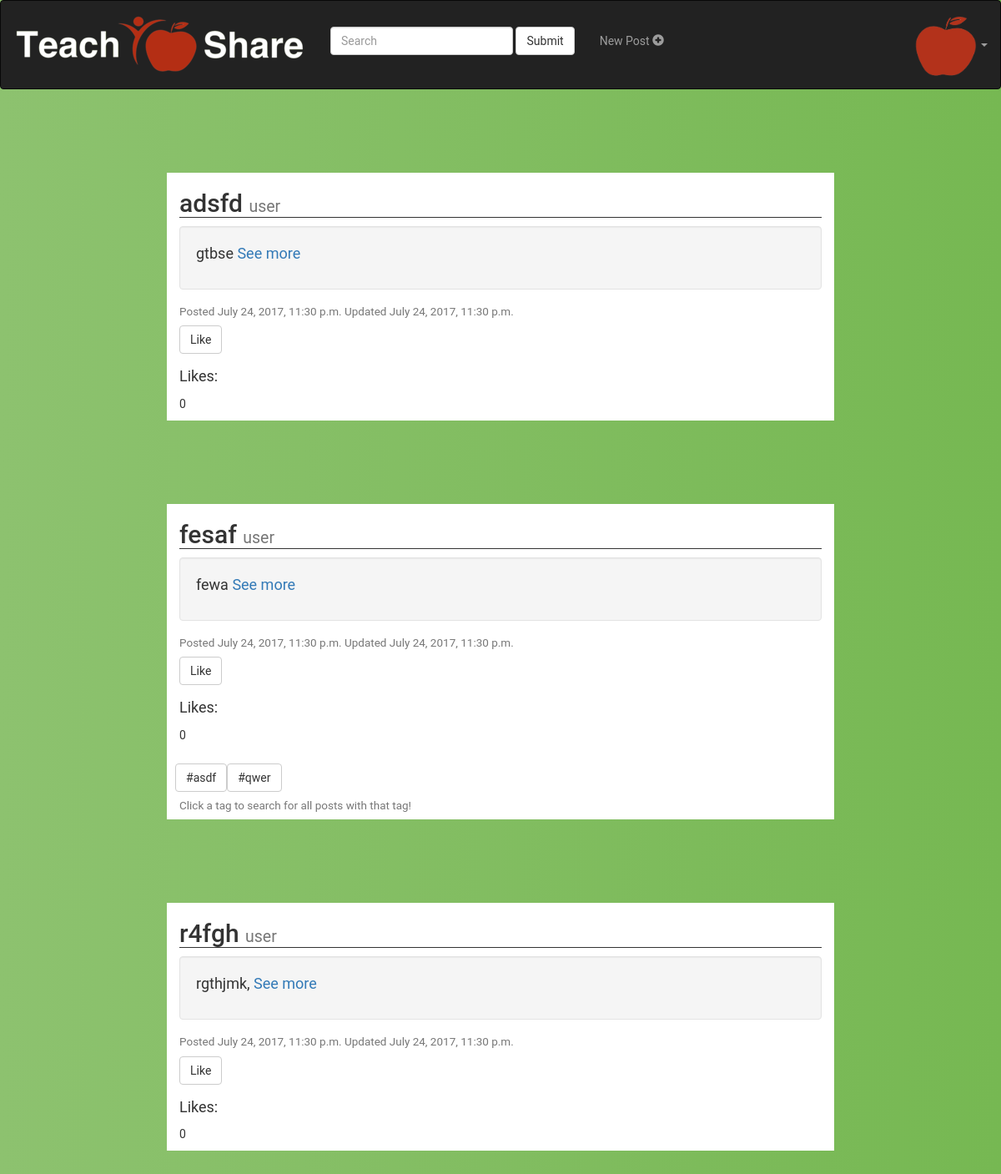
Page /account/dashboard/ (signed in) on the earlier database version.
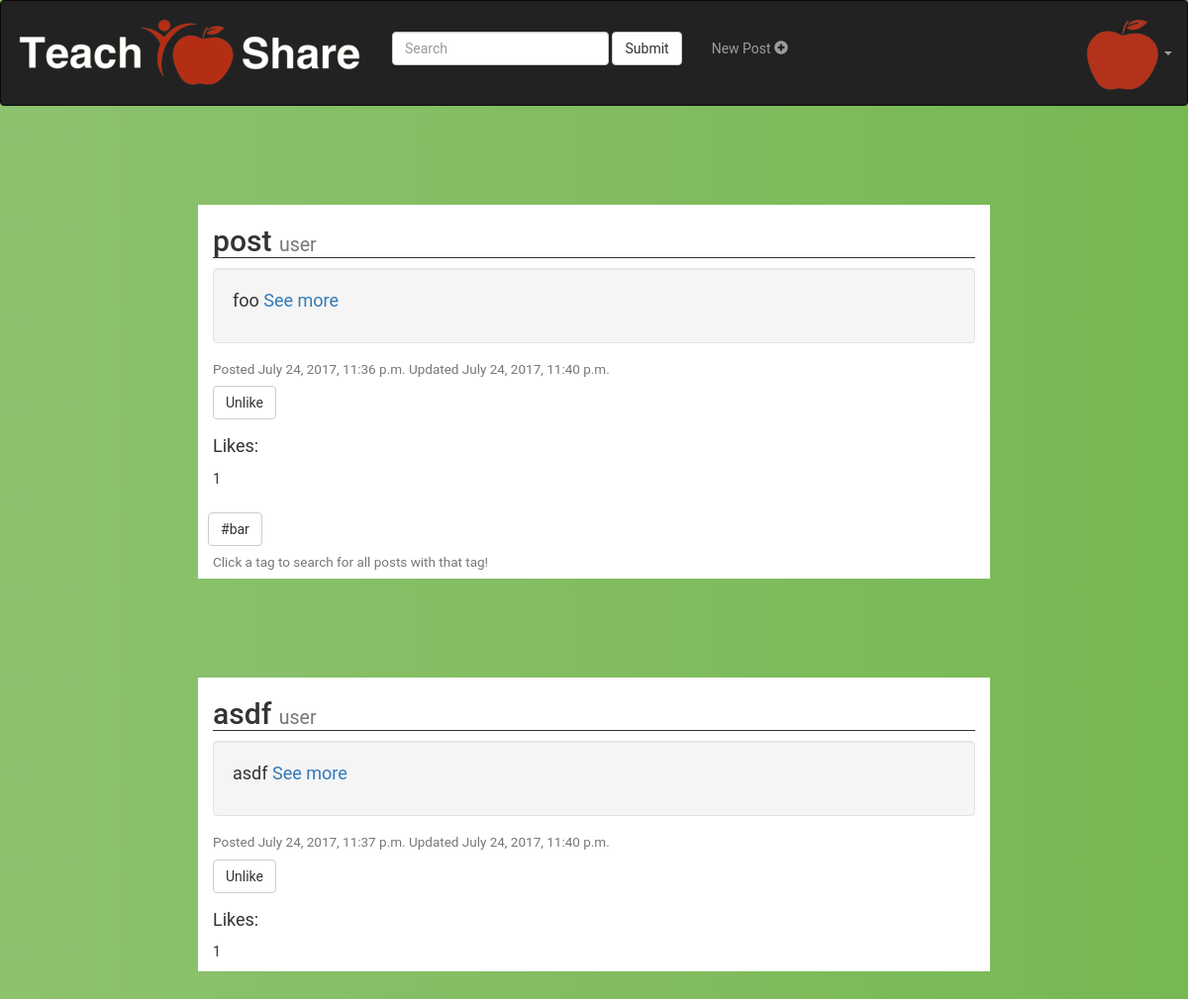
Same page on the later database version.
### accounts/models.py (models this page shows)
class Post(models.Model):
	user = models.ForeignKey(settings.AUTH_USER_MODEL, default=1)
	title = models.CharField(max_length=100, default='')
	user = models.CharField(max_length=100, default='')
	content = models.TextField(default="")
	updated = models.DateTimeField(auto_now=True, auto_now_add=False)
	likes = models.IntegerField(default=0)
	timestamp = models.DateTimeField(auto_now=False, auto_now_add= True)

class Tag(models.Model):
	tag = models.CharField(max_length=100,default='')
	post = models.ForeignKey(Post, related_name='tags', on_delete=models.CASCADE)

### accounts/views.py (the view)
@login_required(login_url='/account/login')
def dashboard(request):
	if request.method == 'POST':
		return render(request, 'accounts/dashboard.html',
					{'posts' : search(Post.objects.all(), request.POST['search']),
					 'likedPosts' : request.user.userprofile.favorites.all(),
					 'searchstring' : request.POST['search']})
	else:
		return render(request, 'accounts/dashboard.html',
						{'posts' : Post.objects.order_by("-likes"),
						 'likedPosts' : request.user.userprofile.favorites.all()})

### accounts/templates/accounts/dashboard.html (shortened to what this page needs)
<html lang="en">
<head>
{% load static %}
<link rel="stylesheet" href="https://maxcdn.bootstrapcdn.com/bootstrap/3.3.7/css/bootstrap.min.css">
<link rel="stylesheet" href={% static 'accounts/dashboard.css'%} type = "text/css">
</head>
<body>
{% block body %}
<nav class="navbar navbar-inverse ">
  <div class="container-fluid">
    <div class="navbar-header">
      <a class="navbar-brand" href="/account/dashboard">
        <img src="{% static "accounts/tslogo.png" %}" alt="TSLogo"/>
      </a>
    </div>
    <form class="navbar-form navbar-left nav-searchpad"
		method="post" id="search" action="{% url 'account:dashboard' %}">
      <div class="form-group">
		{% if searchstring %}
        <input type="text" name="search" value={{searchstring}} class="form-control">
		{% else %}
		<input type="text" name="search" class="form-control" placeholder="Search">
		{% endif %}
	 </div>
      <button type="submit" class="btn btn-default">Submit</button>
    </form>
    <ul class="nav navbar-nav nav-navitems">
      <li><a href="/account/create/">
        <p>New Post <span class="glyphicon glyphicon-plus-sign"></span> </p>
        </a>
      </li>
    </ul>
    <ul class="nav navbar-nav navbar-right">
      <li class="dropdown">
        <a class="dropdown-toggle" data-toggle="dropdown" >
          <img src="{% static "accounts/applelogo.png" %}" alt="TSLogo"/>
        <span class="caret"></span></a>
      </li>
    </ul>
  </div>
</nav>
{% if posts %}
	{% for post in posts %}
		<div class="container">
			<h2>{{post.title}} <small>{{post.user}}</small></h2>
			<div class="well">
				<p>
					{{post.content}}
                  <a href= '/account/detail/{{post.id}}'>See more</a>
				</p>
			</div>
			<h4><small>Posted {{post.timestamp}} Updated {{post.updated}}
			</small></h4>
			<form action="{% url 'account:like' id=post.id %}" method="POST"
					id="likeForm{{post.id}}">
				<button type="submit" class="btn btn-default">
					{% if likedPosts %}
						{% if post in likedPosts %}
							<div id="likeSubmit{{post.id}}">Unlike</div>
						{% else %}
							<div id="likeSubmit{{post.id}}">Like</div>
						{% endif %}
					{% else %}
						<div id="likeSubmit{{post.id}}">Like</div>
					{% endif %}
				</button>
				<br>
			</form>
			<p> Likes: <div id="likes{{post.id}}">{{post.likes}}</div></p>
			{% if post.tags.all %}
			<div class = "btn-toolbar">
				<div class="tag-container">
				{% for tag in post.tags.all %}
					<form method="post" id="search" action="{% url 'account:dashboard' %}">
						<button type="submit" class="btn btn-default">#{{tag.tag}}</button>
					</form>
				{% endfor %}
				</div>
			</div>
			<h4><small> Click a tag to search for all posts with that tag!</small></h4>
			{% endif %}
		</div>
	{% endfor %}
{% endif %}
{% endblock %}
</body>

### accounts/static/accounts/dashboard.css (style rules this page uses)
body { background: #FCF4E3 ; background: -webkit-linear-gradient(right, #76b852, #8DC26F); background: -moz-linear-gradient(right, #76b852, #8DC26F); background: -o-linear-gradient(right, #76b852, #8DC26F); background: linear-gradient(to left, #76b852, #8DC26F); font-family: "Roboto", sans-serif; -webkit-font-smoothing: antialiased; -moz-osx-font-smoothing: grayscale; }
.navbar { min-height:100px !important; }
.nav-navitems { text-align: center; padding-top: 2%; }
.nav-searchpad { text-align: center; padding-top: 2%; }
.container { margin: 100px 200px; width: 800px; text-align: left; background-color: #ffffff; }
.container>p { font-size: 18px; }
.container>h2 { border-style: solid; border-bottom-width: 1px; border-top-width: 0px; border-left-width: 0px; border-right-width: 0px; }
.well { margin-left: 0px; }
.well>p { font-size: 18px; }
.tag-container { height: 0px; width: 800px; }

Differences in the rows shown:
removed Tag: tag "qwer", shown under Post "fesaf"
removed Post: title "r4fgh", user "user", content "rgthjmk,", timestamp "July 24, 2017, 11:30 p.m.", updated "July 24, 2017, 11:30 p.m.", likes "0"
changed Post: title "adsfd" → "post"; content "gtbse" → "foo"; timestamp "July 24, 2017, 11:30 p.m." → "July 24, 2017, 11:36 p.m."; updated "July 24, 2017, 11:30 p.m." → "July 24, 2017, 11:40 p.m."; likes "0" → "1"; gains Tag (tag "bar"); text "Like" → "Unlike Click a tag to search for all posts with that tag!"
changed Tag: post_id 2 → 1 (drawn)
changed Post: title "fesaf" → "asdf"; content "fewa" → "asdf"; timestamp "July 24, 2017, 11:30 p.m." → "July 24, 2017, 11:37 p.m."; updated "July 24, 2017, 11:30 p.m." → "July 24, 2017, 11:40 p.m."; likes "0" → "1"; loses Tag (tag "asdf"); text "Like Click a tag to search for all posts with that tag!" → "Unlike"
